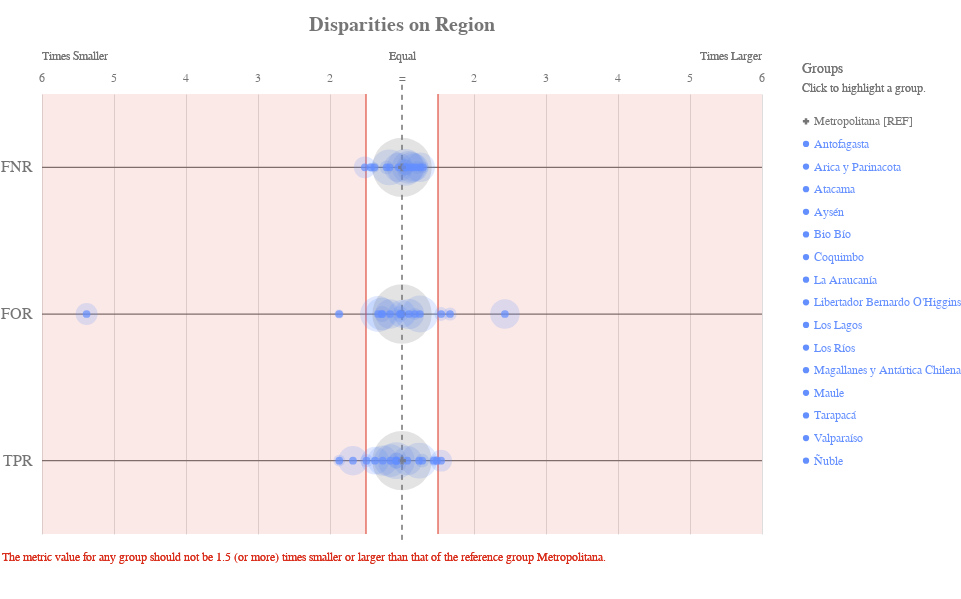

The code cell stored with this chart in its notebook:
### Code cell
ap.disparity(grupo_definido, metrics, 'Region', fairness_threshold = disparity_tolerance)

### Figure 1 — Vega-Lite specification as saved in the notebook (floating-point values rounded to 4 significant figures)
{"config": {"view": {"continuousWidth": 400, "continuousHeight": 300, "strokeWidth": 0}, "axisLeft": {"labelColor": "rgb(117,117,117)", "labelFont": "Arial", "labelFontSize": 16}, "title": {"align": "center", "baseline": "middle", "color": "rgb(117,117,117)", "font": "Arial", "fontSize": 20, "fontWeight": "bold"}}, "layer": [{"data": {"name": "data-9e81f56248ad8d508ddaff80d466902d"}, "mark": {"type": "rule", "stroke": "rgb(117,117,117)", "strokeWidth": 1.25, "tooltip": ""}, "encoding": {"x": {"type": "quantitative", "field": "x", "scale": {"domain": [-5, 5], "range": [40.0, 760.0]}}, "x2": {"field": "x2"}, "y": {"type": "nominal", "axis": {"domain": false, "labelAngle": 0, "labelPadding": -30, "orient": "left", "ticks": false, "title": ""}, "field": "metric", "scale": {"domain": ["FNR", "FOR", "TPR"], "range": [55.0, 495.0]}}}}, {"data": {"name": "data-79dd248bdaa0ea02c535240e8ad022c8"}, "mark": {"type": "rule", "stroke": "rgb(117,117,117)", "strokeDash": [5, 5], "strokeWidth": 1}, "encoding": {"tooltip": {"value": "Metropolitana [REF]"}, "x": {"value": 400.0}, "y": {"value": 45.83}, "y2": {"value": 504.2}}}, {"data": {"name": "data-2d710c249995d4113e43f1b0602e5d1e"}, "mark": {"type": "text", "align": "center", "color": "rgb(117,117,117)", "font": "Arial", "fontSize": 12, "fontWeight": "normal", "tooltip": ""}, "encoding": {"text": {"type": "nominal", "field": "label"}, "x": {"type": "quantitative", "field": "value", "scale": {"domain": [-5, 5], "range": [40.0, 760.0]}}, "y": {"value": 38.5}}}, {"layer": [{"mark": {"type": "text", "align": "left", "fill": "rgb(117,117,117)", "font": "Arial", "fontSize": 12, "fontWeight": "normal", "tooltip": ""}, "encoding": {"text": {"value": "Times Smaller"}, "x": {"value": 40.0}, "y": {"value": 16.5}}}, {"mark": {"type": "text", "align": "right", "fill": "rgb(117,117,117)", "font": "Arial", "fontSize": 12, "fontWeight": "normal", "tooltip": ""}, "encoding": {"text": {"value": "Times Larger"}, "x": {"value": 760.0}, "y": {"value": 16.5}}}, {"mark": {"type": "text", "align": "center", "fill": "rgb(117,117,117)", "font": "Arial", "fontSize": 12, "fontWeight": "normal", "tooltip": ""}, "encoding": {"text": {"value": "Equal"}, "x": {"value": 400.0}, "y": {"value": 16.5}}}], "data": {"name": "data-79dd248bdaa0ea02c535240e8ad022c8"}}, {"layer": [{"mark": {"type": "rule", "opacity": 0.8, "stroke": "rgb(217, 46, 28)", "strokeWidth": 1.25, "tooltip": ""}, "encoding": {"x": {"type": "quantitative", "field": "min", "scale": {"domain": [-5, 5], "range": [40.0, 760.0]}}, "y": {"value": 55.0}, "y2": {"value": 495.0}}}, {"mark": {"type": "rule", "opacity": 0.8, "stroke": "rgb(217, 46, 28)", "strokeWidth": 1.25, "tooltip": ""}, "encoding": {"x": {"type": "quantitative", "field": "max", "scale": {"domain": [-5, 5], "range": [40.0, 760.0]}}, "y": {"value": 55.0}, "y2": {"value": 495.0}}}, {"layer": [{"mark": {"type": "rect", "fill": "rgb(217, 46, 28)", "opacity": 0.1, "tooltip": ""}, "encoding": {"x": {"type": "quantitative", "field": "min", "scale": {"domain": [-5, 5], "range": [40.0, 760.0]}}, "x2": {"field": "lower_end"}, "y": {"value": 55.0}, "y2": {"value": 495.0}}}, {"mark": {"type": "rect", "fill": "rgb(217, 46, 28)", "opacity": 0.1, "tooltip": ""}, "encoding": {"x": {"type": "quantitative", "field": "max", "scale": {"domain": [-5, 5], "range": [40.0, 760.0]}}, "x2": {"field": "upper_end"}, "y": {"value": 55.0}, "y2": {"value": 495.0}}}]}, {"data": {"name": "data-79dd248bdaa0ea02c535240e8ad022c8"}, "mark": {"type": "text", "align": "left", "baseline": "top", "fill": "rgb(217, 46, 28)", "font": "Arial", "fontSize": 12, "fontWeight": "normal", "tooltip": ""}, "encoding": {"text": {"value": "The metric value for any group should not be 1.5 (or more) times smaller or larger than that of the reference group Metropolitana."}, "x": {"value": 0}, "y": {"value": 513.3}}}], "data": {"name": "data-01eb4216353c5243ec500e1fd3d7269e"}}, {"layer": [{"mark": "circle"}, {"data": {"name": "data-55147e6e1c03c7ab7950e55cea275185"}, "mark": {"type": "circle", "opacity": 0.2}, "encoding": {"color": {"condition": {"type": "nominal", "field": "attribute_value", "legend": null, "scale": {"domain": ["Metropolitana", "Antofagasta", "Arica y Parinacota", "Atacama", "Aysén", "Bio Bío", "Coquimbo", "La Araucanía", "Libertador Bernardo O'Higgins", "Los Lagos", "Los Ríos", "Magallanes y Antártica Chilena", "Maule", "Tarapacá", "Valparaíso", "Ñuble"], "range": ["rgb(117,117,117)", "rgb(100, 143, 255)", "rgb(100, 143, 255)", "rgb(100, 143, 255)", "rgb(100, 143, 255)", "rgb(100, 143, 255)", "rgb(100, 143, 255)", "rgb(100, 143, 255)", "rgb(100, 143, 255)", "rgb(100, 143, 255)", "rgb(100, 143, 255)", "rgb(100, 143, 255)", "rgb(100, 143, 255)", "rgb(100, 143, 255)", "rgb(100, 143, 255)", "rgb(100, 143, 255)"]}, "selection": "selector001"}, "value": "rgb(224,224,224)"}, "size": {"type": "quantitative", "field": "group_size", "legend": null, "scale": {"domain": [0, 4104.0], "range": [0, 4224.0]}}, "tooltip": [{"type": "nominal", "field": "attribute_value", "title": "Group"}, {"type": "nominal", "field": "tooltip_group_size", "title": "Group Size"}, {"type": "nominal", "field": "tooltip_disparity_explanation_fnr", "title": "Disparity"}, {"type": "quantitative", "field": "fnr", "format": ".2f", "title": "FNR"}], "x": {"type": "quantitative", "axis": {"domain": false, "labels": false, "ticks": false, "title": null, "values": [1, 2, 3, 4, 5, -5, -4, -3, -2, -1]}, "field": "fnr_disparity_scaled", "scale": {"domain": [-5, 5], "range": [40.0, 760.0]}}, "y": {"type": "nominal", "axis": {"domain": false, "grid": false, "labels": false, "ticks": false, "title": " "}, "field": "metric_variable", "scale": {"domain": ["FNR", "FOR", "TPR"], "range": [55.0, 495.0]}}}, "selection": {"selector003": {"type": "multi", "empty": "all", "fields": ["attribute_value"]}}, "transform": [{"calculate": "'FNR'", "as": "metric_variable"}]}, {"data": {"name": "data-55147e6e1c03c7ab7950e55cea275185"}, "mark": {"type": "circle", "opacity": 0.2}, "encoding": {"color": {"condition": {"type": "nominal", "field": "attribute_value", "legend": null, "scale": {"domain": ["Metropolitana", "Antofagasta", "Arica y Parinacota", "Atacama", "Aysén", "Bio Bío", "Coquimbo", "La Araucanía", "Libertador Bernardo O'Higgins", "Los Lagos", "Los Ríos", "Magallanes y Antártica Chilena", "Maule", "Tarapacá", "Valparaíso", "Ñuble"], "range": ["rgb(117,117,117)", "rgb(100, 143, 255)", "rgb(100, 143, 255)", "rgb(100, 143, 255)", "rgb(100, 143, 255)", "rgb(100, 143, 255)", "rgb(100, 143, 255)", "rgb(100, 143, 255)", "rgb(100, 143, 255)", "rgb(100, 143, 255)", "rgb(100, 143, 255)", "rgb(100, 143, 255)", "rgb(100, 143, 255)", "rgb(100, 143, 255)", "rgb(100, 143, 255)", "rgb(100, 143, 255)"]}, "selection": "selector001"}, "value": "rgb(224,224,224)"}, "size": {"type": "quantitative", "field": "group_size", "legend": null, "scale": {"domain": [0, 4104.0], "range": [0, 4224.0]}}, "tooltip": [{"type": "nominal", "field": "attribute_value", "title": "Group"}, {"type": "nominal", "field": "tooltip_group_size", "title": "Group Size"}, {"type": "nominal", "field": "tooltip_disparity_explanation_for", "title": "Disparity"}, {"type": "quantitative", "field": "for", "format": ".2f", "title": "FOR"}], "x": {"type": "quantitative", "axis": {"domain": false, "labels": false, "ticks": false, "title": null, "values": [1, 2, 3, 4, 5, -5, -4, -3, -2, -1]}, "field": "for_disparity_scaled", "scale": {"domain": [-5, 5], "range": [40.0, 760.0]}}, "y": {"type": "nominal", "axis": {"domain": false, "grid": false, "labels": false, "ticks": false, "title": " "}, "field": "metric_variable", "scale": {"domain": ["FNR", "FOR", "TPR"], "range": [55.0, 495.0]}}}, "selection": {"selector005": {"type": "multi", "empty": "all", "fields": ["attribute_value"]}}, "transform": [{"calculate": "'FOR'", "as": "metric_variable"}]}, {"data": {"name": "data-55147e6e1c03c7ab7950e55cea275185"}, "mark": {"type": "circle", "opacity": 0.2}, "encoding": {"color": {"condition": {"type": "nominal", "field": "attribute_value", "legend": null, "scale": {"domain": ["Metropolitana", "Antofagasta", "Arica y Parinacota", "Atacama", "Aysén", "Bio Bío", "Coquimbo", "La Araucanía", "Libertador Bernardo O'Higgins", "Los Lagos", "Los Ríos", "Magallanes y Antártica Chilena", "Maule", "Tarapacá", "Valparaíso", "Ñuble"], "range": ["rgb(117,117,117)", "rgb(100, 143, 255)", "rgb(100, 143, 255)", "rgb(100, 143, 255)", "rgb(100, 143, 255)", "rgb(100, 143, 255)", "rgb(100, 143, 255)", "rgb(100, 143, 255)", "rgb(100, 143, 255)", "rgb(100, 143, 255)", "rgb(100, 143, 255)", "rgb(100, 143, 255)", "rgb(100, 143, 255)", "rgb(100, 143, 255)", "rgb(100, 143, 255)", "rgb(100, 143, 255)"]}, "selection": "selector001"}, "value": "rgb(224,224,224)"}, "size": {"type": "quantitative", "field": "group_size", "legend": null, "scale": {"domain": [0, 4104.0], "range": [0, 4224.0]}}, "tooltip": [{"type": "nominal", "field": "attribute_value", "title": "Group"}, {"type": "nominal", "field": "tooltip_group_size", "title": "Group Size"}, {"type": "nominal", "field": "tooltip_disparity_explanation_tpr", "title": "Disparity"}, {"type": "quantitative", "field": "tpr", "format": ".2f", "title": "TPR"}], "x": {"type": "quantitative", "axis": {"domain": false, "labels": false, "ticks": false, "title": null, "values": [1, 2, 3, 4, 5, -5, -4, -3, -2, -1]}, "field": "tpr_disparity_scaled", "scale": {"domain": [-5, 5], "range": [40.0, 760.0]}}, "y": {"type": "nominal", "axis": {"domain": false, "grid": false, "labels": false, "ticks": false, "title": " "}, "field": "metric_variable", "scale": {"domain": ["FNR", "FOR", "TPR"], "range": [55.0, 495.0]}}}, "selection": {"selector007": {"type": "multi", "empty": "all", "fields": ["attribute_value"]}}, "transform": [{"calculate": "'TPR'", "as": "metric_variable"}]}, {"layer": [{"mark": "point"}, {"data": {"name": "data-55147e6e1c03c7ab7950e55cea275185"}, "mark": {"type": "point", "filled": true, "size": 60}, "encoding": {"color": {"condition": {"type": "nominal", "field": "attribute_value", "legend": null, "scale": {"domain": ["Metropolitana", "Antofagasta", "Arica y Parinacota", "Atacama", "Aysén", "Bio Bío", "Coquimbo", "La Araucanía", "Libertador Bernardo O'Higgins", "Los Lagos", "Los Ríos", "Magallanes y Antártica Chilena", "Maule", "Tarapacá", "Valparaíso", "Ñuble"], "range": ["rgb(117,117,117)", "rgb(100, 143, 255)", "rgb(100, 143, 255)", "rgb(100, 143, 255)", "rgb(100, 143, 255)", "rgb(100, 143, 255)", "rgb(100, 143, 255)", "rgb(100, 143, 255)", "rgb(100, 143, 255)", "rgb(100, 143, 255)", "rgb(100, 143, 255)", "rgb(100, 143, 255)", "rgb(100, 143, 255)", "rgb(100, 143, 255)", "rgb(100, 143, 255)", "rgb(100, 143, 255)"]}, "selection": "selector001"}, "value": "rgb(224,224,224)"}, "shape": {"type": "nominal", "field": "attribute_value", "legend": null, "scale": {"domain": ["Metropolitana", "Antofagasta", "Arica y Parinacota", "Atacama", "Aysén", "Bio Bío", "Coquimbo", "La Araucanía", "Libertador Bernardo O'Higgins", "Los Lagos", "Los Ríos", "Magallanes y Antártica Chilena", "Maule", "Tarapacá", "Valparaíso", "Ñuble"], "range": ["cross", "circle", "circle", "circle", "circle", "circle", "circle", "circle", "circle", "circle", "circle", "circle", "circle", "circle", "circle", "circle"]}}, "tooltip": [{"type": "nominal", "field": "attribute_value", "title": "Group"}, {"type": "nominal", "field": "tooltip_group_size", "title": "Group Size"}, {"type": "nominal", "field": "tooltip_disparity_explanation_fnr", "title": "Disparity"}, {"type": "quantitative", "field": "fnr", "format": ".2f", "title": "FNR"}], "x": {"type": "quantitative", "axis": {"domain": false, "labels": false, "ticks": false, "title": null, "values": [1, 2, 3, 4, 5, -5, -4, -3, -2, -1]}, "field": "fnr_disparity_scaled", "scale": {"domain": [-5, 5], "range": [40.0, 760.0]}}, "y": {"type": "nominal", "axis": {"domain": false, "grid": false, "labels": false, "ticks": false, "title": " "}, "field": "metric_variable", "scale": {"domain": ["FNR", "FOR", "TPR"], "range": [55.0, 495.0]}}}, "selection": {"selector002": {"type": "multi", "empty": "all", "fields": ["attribute_value"]}}, "transform": [{"calculate": "'FNR'", "as": "metric_variable"}]}, {"data": {"name": "data-55147e6e1c03c7ab7950e55cea275185"}, "mark": {"type": "point", "filled": true, "size": 60}, "encoding": {"color": {"condition": {"type": "nominal", "field": "attribute_value", "legend": null, "scale": {"domain": ["Metropolitana", "Antofagasta", "Arica y Parinacota", "Atacama", "Aysén", "Bio Bío", "Coquimbo", "La Araucanía", "Libertador Bernardo O'Higgins", "Los Lagos", "Los Ríos", "Magallanes y Antártica Chilena", "Maule", "Tarapacá", "Valparaíso", "Ñuble"], "range": ["rgb(117,117,117)", "rgb(100, 143, 255)", "rgb(100, 143, 255)", "rgb(100, 143, 255)", "rgb(100, 143, 255)", "rgb(100, 143, 255)", "rgb(100, 143, 255)", "rgb(100, 143, 255)", "rgb(100, 143, 255)", "rgb(100, 143, 255)", "rgb(100, 143, 255)", "rgb(100, 143, 255)", "rgb(100, 143, 255)", "rgb(100, 143, 255)", "rgb(100, 143, 255)", "rgb(100, 143, 255)"]}, "selection": "selector001"}, "value": "rgb(224,224,224)"}, "shape": {"type": "nominal", "field": "attribute_value", "legend": null, "scale": {"domain": ["Metropolitana", "Antofagasta", "Arica y Parinacota", "Atacama", "Aysén", "Bio Bío", "Coquimbo", "La Araucanía", "Libertador Bernardo O'Higgins", "Los Lagos", "Los Ríos", "Magallanes y Antártica Chilena", "Maule", "Tarapacá", "Valparaíso", "Ñuble"], "range": ["cross", "circle", "circle", "circle", "circle", "circle", "circle", "circle", "circle", "circle", "circle", "circle", "circle", "circle", "circle", "circle"]}}, "tooltip": [{"type": "nominal", "field": "attribute_value", "title": "Group"}, {"type": "nominal", "field": "tooltip_group_size", "title": "Group Size"}, {"type": "nominal", "field": "tooltip_disparity_explanation_for", "title": "Disparity"}, {"type": "quantitative", "field": "for", "format": ".2f", "title": "FOR"}], "x": {"type": "quantitative", "axis": {"domain": false, "labels": false, "ticks": false, "title": null, "values": [1, 2, 3, 4, 5, -5, -4, -3, -2, -1]}, "field": "for_disparity_scaled", "scale": {"domain": [-5, 5], "range": [40.0, 760.0]}}, "y": {"type": "nominal", "axis": {"domain": false, "grid": false, "labels": false, "ticks": false, "title": " "}, "field": "metric_variable", "scale": {"domain": ["FNR", "FOR", "TPR"], "range": [55.0, 495.0]}}}, "selection": {"selector004": {"type": "multi", "empty": "all", "fields": ["attribute_value"]}}, "transform": [{"calculate": "'FOR'", "as": "metric_variable"}]}, {"data": {"name": "data-55147e6e1c03c7ab7950e55cea275185"}, "mark": {"type": "point", "filled": true, "size": 60}, "encoding": {"color": {"condition": {"type": "nominal", "field": "attribute_value", "legend": null, "scale": {"domain": ["Metropolitana", "Antofagasta", "Arica y Parinacota", "Atacama", "Aysén", "Bio Bío", "Coquimbo", "La Araucanía", "Libertador Bernardo O'Higgins", "Los Lagos", "Los Ríos", "Magallanes y Antártica Chilena", "Maule", "Tarapacá", "Valparaíso", "Ñuble"], "range": ["rgb(117,117,117)", "rgb(100, 143, 255)", "rgb(100, 143, 255)", "rgb(100, 143, 255)", "rgb(100, 143, 255)", "rgb(100, 143, 255)", "rgb(100, 143, 255)", "rgb(100, 143, 255)", "rgb(100, 143, 255)", "rgb(100, 143, 255)", "rgb(100, 143, 255)", "rgb(100, 143, 255)", "rgb(100, 143, 255)", "rgb(100, 143, 255)", "rgb(100, 143, 255)", "rgb(100, 143, 255)"]}, "selection": "selector001"}, "value": "rgb(224,224,224)"}, "shape": {"type": "nominal", "field": "attribute_value", "legend": null, "scale": {"domain": ["Metropolitana", "Antofagasta", "Arica y Parinacota", "Atacama", "Aysén", "Bio Bío", "Coquimbo", "La Araucanía", "Libertador Bernardo O'Higgins", "Los Lagos", "Los Ríos", "Magallanes y Antártica Chilena", "Maule", "Tarapacá", "Valparaíso", "Ñuble"], "range": ["cross", "circle", "circle", "circle", "circle", "circle", "circle", "circle", "circle", "circle", "circle", "circle", "circle", "circle", "circle", "circle"]}}, "tooltip": [{"type": "nominal", "field": "attribute_value", "title": "Group"}, {"type": "nominal", "field": "tooltip_group_size", "title": "Group Size"}, {"type": "nominal", "field": "tooltip_disparity_explanation_tpr", "title": "Disparity"}, {"type": "quantitative", "field": "tpr", "format": ".2f", "title": "TPR"}], "x": {"type": "quantitative", "axis": {"domain": false, "labels": false, "ticks": false, "title": null, "values": [1, 2, 3, 4, 5, -5, -4, -3, -2, -1]}, "field": "tpr_disparity_scaled", "scale": {"domain": [-5, 5], "range": [40.0, 760.0]}}, "y": {"type": "nominal", "axis": {"domain": false, "grid": false, "labels": false, "ticks": false, "title": " "}, "field": "metric_variable", "scale": {"domain": ["FNR", "FOR", "TPR"], "range": [55.0, 495.0]}}}, "selection": {"selector006": {"type": "multi", "empty": "all", "fields": ["attribute_value"]}}, "transform": [{"calculate": "'TPR'", "as": "metric_variable"}]}]}]}, {"layer": [{"mark": {"type": "point", "filled": true, "opacity": 1, "size": 39.48}, "encoding": {"color": {"condition": {"type": "nominal", "field": "attribute_value", "legend": null, "scale": {"domain": ["Metropolitana", "Antofagasta", "Arica y Parinacota", "Atacama", "Aysén", "Bio Bío", "Coquimbo", "La Araucanía", "Libertador Bernardo O'Higgins", "Los Lagos", "Los Ríos", "Magallanes y Antártica Chilena", "Maule", "Tarapacá", "Valparaíso", "Ñuble"], "range": ["rgb(117,117,117)", "rgb(100, 143, 255)", "rgb(100, 143, 255)", "rgb(100, 143, 255)", "rgb(100, 143, 255)", "rgb(100, 143, 255)", "rgb(100, 143, 255)", "rgb(100, 143, 255)", "rgb(100, 143, 255)", "rgb(100, 143, 255)", "rgb(100, 143, 255)", "rgb(100, 143, 255)", "rgb(100, 143, 255)", "rgb(100, 143, 255)", "rgb(100, 143, 255)", "rgb(100, 143, 255)"]}, "selection": "selector001"}, "value": "rgb(224,224,224)"}, "shape": {"type": "nominal", "field": "attribute_value", "legend": null, "scale": {"domain": ["Metropolitana", "Antofagasta", "Arica y Parinacota", "Atacama", "Aysén", "Bio Bío", "Coquimbo", "La Araucanía", "Libertador Bernardo O'Higgins", "Los Lagos", "Los Ríos", "Magallanes y Antártica Chilena", "Maule", "Tarapacá", "Valparaíso", "Ñuble"], "range": ["cross", "circle", "circle", "circle", "circle", "circle", "circle", "circle", "circle", "circle", "circle", "circle", "circle", "circle", "circle", "circle"]}}, "x": {"value": 804}, "y": {"type": "nominal", "axis": {"domain": false, "grid": false, "labels": false, "ticks": false, "title": " "}, "field": "attribute_value", "scale": {"domain": ["Metropolitana", "Antofagasta", "Arica y Parinacota", "Atacama", "Aysén", "Bio Bío", "Coquimbo", "La Araucanía", "Libertador Bernardo O'Higgins", "Los Lagos", "Los Ríos", "Magallanes y Antártica Chilena", "Maule", "Tarapacá", "Valparaíso", "Ñuble"], "range": [71, 433]}}}, "selection": {"selector001": {"type": "multi", "empty": "all", "fields": ["attribute_value"]}}}, {"mark": {"type": "text", "align": "left", "baseline": "middle", "font": "Arial", "fontSize": 12, "fontWeight": "normal"}, "encoding": {"color": {"condition": {"type": "nominal", "field": "attribute_value", "legend": null, "scale": {"domain": ["Metropolitana", "Antofagasta", "Arica y Parinacota", "Atacama", "Aysén", "Bio Bío", "Coquimbo", "La Araucanía", "Libertador Bernardo O'Higgins", "Los Lagos", "Los Ríos", "Magallanes y Antártica Chilena", "Maule", "Tarapacá", "Valparaíso", "Ñuble"], "range": ["rgb(117,117,117)", "rgb(100, 143, 255)", "rgb(100, 143, 255)", "rgb(100, 143, 255)", "rgb(100, 143, 255)", "rgb(100, 143, 255)", "rgb(100, 143, 255)", "rgb(100, 143, 255)", "rgb(100, 143, 255)", "rgb(100, 143, 255)", "rgb(100, 143, 255)", "rgb(100, 143, 255)", "rgb(100, 143, 255)", "rgb(100, 143, 255)", "rgb(100, 143, 255)", "rgb(100, 143, 255)"]}, "selection": "selector001"}, "value": "rgb(224,224,224)"}, "text": {"type": "nominal", "field": "label"}, "x": {"value": 812}, "y": {"type": "nominal", "axis": {"domain": false, "grid": false, "labels": false, "ticks": false, "title": " "}, "field": "attribute_value", "scale": {"domain": ["Metropolitana", "Antofagasta", "Arica y Parinacota", "Atacama", "Aysén", "Bio Bío", "Coquimbo", "La Araucanía", "Libertador Bernardo O'Higgins", "Los Lagos", "Los Ríos", "Magallanes y Antártica Chilena", "Maule", "Tarapacá", "Valparaíso", "Ñuble"], "range": [71, 433]}}}, "selection": {"selector008": {"type": "multi", "empty": "all", "fields": ["attribute_value"]}}}, {"data": {"name": "data-79dd248bdaa0ea02c535240e8ad022c8"}, "mark": {"type": "text", "align": "left", "baseline": "middle", "color": "rgb(117,117,117)", "font": "Arial", "fontSize": 12, "fontWeight": "normal"}, "encoding": {"text": {"value": "Click to highlight a group."}, "x": {"value": 800}, "y": {"value": 49}}}, {"data": {"name": "data-79dd248bdaa0ea02c535240e8ad022c8"}, "mark": {"type": "text", "align": "left", "baseline": "middle", "color": "rgb(117,117,117)", "font": "Arial", "fontSize": 14, "fontWeight": "normal"}, "encoding": {"text": {"value": "Groups"}, "x": {"value": 800}, "y": {"value": 30}}}], "data": {"name": "data-7ebefffb3323e64a7ab0617c614ff136"}}], "height": 550, "padding": {"top": 15, "bottom": 10}, "resolve": {"scale": {"size": "independent", "y": "independent"}}, "title": "Disparities on Region", "width": 800, "$schema": "https://vega.github.io/schema/vega-lite/v4.8.1.json", "datasets": {"data-9e81f56248ad8d508ddaff80d466902d": [{"metric": "FNR", "x": -5, "x2": 5}, {"metric": "FOR", "x": -5, "x2": 5}, {"metric": "TPR", "x": -5, "x2": 5}], "data-79dd248bdaa0ea02c535240e8ad022c8": [{"a": 1, "b": 0}, {"a": 1, "b": 0}], "data-2d710c249995d4113e43f1b0602e5d1e": [{"value": 1, "label": 2}, {"value": 2, "label": 3}, {"value": 3, "label": 4}, {"value": 4, "label": 5}, {"value": 5, "label": 6}, {"value": -5, "label": 6}, {"value": -4, "label": 5}, {"value": -3, "label": 4}, {"value": -2, "label": 3}, {"value": -1, "label": 2}, {"value": 0, "label": "="}], "data-01eb4216353c5243ec500e1fd3d7269e": [{"min": -0.5, "max": 0.5, "lower_end": -5, "upper_end": 5}], "data-55147e6e1c03c7ab7950e55cea275185": [{"attribute_name": "Region", "attribute_value": "Antofagasta", "group_size": 184, "total_entities": 11987, "fnr": 0.5062, "for": 0.3154, "tpr": 0.4938, "fnr_disparity": 0.8235, "for_disparity": 1.544, "tpr_disparity": 1.282, "fnr_disparity_scaled": -0.2143, "for_disparity_scaled": 0.5435, "tpr_disparity_scaled": 0.2816, "tooltip_group_size": "184 (1.53%)", "tooltip_disparity_explanation_fnr": "1.21 times smaller FNR than the reference group", "tooltip_disparity_explanation_for": "1.54 times larger FOR than the reference group", "tooltip_disparity_explanation_tpr": "1.28 times larger TPR than the reference group"}, {"attribute_name": "Region", "attribute_value": "Arica y Parinacota", "group_size": 168, "total_entities": 11987, "fnr": 0.7419, "for": 0.3407, "tpr": 0.2581, "fnr_disparity": 1.207, "for_disparity": 1.668, "tpr_disparity": 0.6697, "fnr_disparity_scaled": 0.207, "for_disparity_scaled": 0.6676, "tpr_disparity_scaled": -0.4932, "tooltip_group_size": "168 (1.40%)", "tooltip_disparity_explanation_fnr": "1.21 times larger FNR than the reference group", "tooltip_disparity_explanation_for": "1.67 times larger FOR than the reference group", "tooltip_disparity_explanation_tpr": "1.49 times smaller TPR than the reference group"}, {"attribute_name": "Region", "attribute_value": "Atacama", "group_size": 465, "total_entities": 11987, "fnr": 0.4054, "for": 0.03797, "tpr": 0.5946, "fnr_disparity": 0.6596, "for_disparity": 0.1859, "tpr_disparity": 1.543, "fnr_disparity_scaled": -0.5162, "for_disparity_scaled": -4.381, "tpr_disparity_scaled": 0.5431, "tooltip_group_size": "465 (3.88%)", "tooltip_disparity_explanation_fnr": "1.52 times smaller FNR than the reference group", "tooltip_disparity_explanation_for": "5.38 times smaller FOR than the reference group", "tooltip_disparity_explanation_tpr": "1.54 times larger TPR than the reference group"}, {"attribute_name": "Region", "attribute_value": "Aysén", "group_size": 103, "total_entities": 11987, "fnr": 0.4444, "for": 0.2, "tpr": 0.5556, "fnr_disparity": 0.7231, "for_disparity": 0.9788, "tpr_disparity": 1.442, "fnr_disparity_scaled": -0.383, "for_disparity_scaled": -0.02163, "tpr_disparity_scaled": 0.4418, "tooltip_group_size": "103 (0.86%)", "tooltip_disparity_explanation_fnr": "1.38 times smaller FNR than the reference group", "tooltip_disparity_explanation_for": "1.02 times smaller FOR than the reference group", "tooltip_disparity_explanation_tpr": "1.44 times larger TPR than the reference group"}, {"attribute_name": "Region", "attribute_value": "Bio Bío", "group_size": 1252, "total_entities": 11987, "fnr": 0.5232, "for": 0.1535, "tpr": 0.4768, "fnr_disparity": 0.8512, "for_disparity": 0.7515, "tpr_disparity": 1.237, "fnr_disparity_scaled": -0.1749, "for_disparity_scaled": -0.3307, "tpr_disparity_scaled": 0.2374, "tooltip_group_size": "1,252 (10.44%)", "tooltip_disparity_explanation_fnr": "1.17 times smaller FNR than the reference group", "tooltip_disparity_explanation_for": "1.33 times smaller FOR than the reference group", "tooltip_disparity_explanation_tpr": "1.24 times larger TPR than the reference group"}, {"attribute_name": "Region", "attribute_value": "Coquimbo", "group_size": 839, "total_entities": 11987, "fnr": 0.5864, "for": 0.175, "tpr": 0.4136, "fnr_disparity": 0.954, "for_disparity": 0.8565, "tpr_disparity": 1.073, "fnr_disparity_scaled": -0.04823, "for_disparity_scaled": -0.1676, "tpr_disparity_scaled": 0.0734, "tooltip_group_size": "839 (7.00%)", "tooltip_disparity_explanation_fnr": "1.05 times smaller FNR than the reference group", "tooltip_disparity_explanation_for": "1.17 times smaller FOR than the reference group", "tooltip_disparity_explanation_tpr": "1.07 times larger TPR than the reference group"}, {"attribute_name": "Region", "attribute_value": "La Araucanía", "group_size": 1324, "total_entities": 11987, "fnr": 0.6429, "for": 0.2549, "tpr": 0.3571, "fnr_disparity": 1.046, "for_disparity": 1.247, "tpr_disparity": 0.9268, "fnr_disparity_scaled": 0.04586, "for_disparity_scaled": 0.2474, "tpr_disparity_scaled": -0.07893, "tooltip_group_size": "1,324 (11.05%)", "tooltip_disparity_explanation_fnr": "1.05 times larger FNR than the reference group", "tooltip_disparity_explanation_for": "1.25 times larger FOR than the reference group", "tooltip_disparity_explanation_tpr": "1.08 times smaller TPR than the reference group"}, {"attribute_name": "Region", "attribute_value": "Libertador Bernardo O'Higgins", "group_size": 1034, "total_entities": 11987, "fnr": 0.6682, "for": 0.1592, "tpr": 0.3318, "fnr_disparity": 1.087, "for_disparity": 0.7794, "tpr_disparity": 0.861, "fnr_disparity_scaled": 0.08713, "for_disparity_scaled": -0.2831, "tpr_disparity_scaled": -0.1614, "tooltip_group_size": "1,034 (8.63%)", "tooltip_disparity_explanation_fnr": "1.09 times larger FNR than the reference group", "tooltip_disparity_explanation_for": "1.28 times smaller FOR than the reference group", "tooltip_disparity_explanation_tpr": "1.16 times smaller TPR than the reference group"}, {"attribute_name": "Region", "attribute_value": "Los Lagos", "group_size": 842, "total_entities": 11987, "fnr": 0.7708, "for": 0.4964, "tpr": 0.2292, "fnr_disparity": 1.254, "for_disparity": 2.429, "tpr_disparity": 0.5948, "fnr_disparity_scaled": 0.254, "for_disparity_scaled": 1.429, "tpr_disparity_scaled": -0.6811, "tooltip_group_size": "842 (7.02%)", "tooltip_disparity_explanation_fnr": "1.25 times larger FNR than the reference group", "tooltip_disparity_explanation_for": "2.43 times larger FOR than the reference group", "tooltip_disparity_explanation_tpr": "1.68 times smaller TPR than the reference group"}, {"attribute_name": "Region", "attribute_value": "Los Ríos", "group_size": 252, "total_entities": 11987, "fnr": 0.6415, "for": 0.1604, "tpr": 0.3585, "fnr_disparity": 1.044, "for_disparity": 0.7849, "tpr_disparity": 0.9303, "fnr_disparity_scaled": 0.04367, "for_disparity_scaled": -0.274, "tpr_disparity_scaled": -0.07487, "tooltip_group_size": "252 (2.10%)", "tooltip_disparity_explanation_fnr": "1.04 times larger FNR than the reference group", "tooltip_disparity_explanation_for": "1.27 times smaller FOR than the reference group", "tooltip_disparity_explanation_tpr": "1.07 times smaller TPR than the reference group"}, {"attribute_name": "Region", "attribute_value": "Magallanes y Antártica Chilena", "group_size": 136, "total_entities": 11987, "fnr": 0.7941, "for": 0.2411, "tpr": 0.2059, "fnr_disparity": 1.292, "for_disparity": 1.18, "tpr_disparity": 0.5343, "fnr_disparity_scaled": 0.2919, "for_disparity_scaled": 0.1798, "tpr_disparity_scaled": -0.8716, "tooltip_group_size": "136 (1.13%)", "tooltip_disparity_explanation_fnr": "1.29 times larger FNR than the reference group", "tooltip_disparity_explanation_for": "1.18 times larger FOR than the reference group", "tooltip_disparity_explanation_tpr": "1.87 times smaller TPR than the reference group"}, {"attribute_name": "Region", "attribute_value": "Maule", "group_size": 880, "total_entities": 11987, "fnr": 0.6961, "for": 0.2243, "tpr": 0.3039, "fnr_disparity": 1.132, "for_disparity": 1.098, "tpr_disparity": 0.7887, "fnr_disparity_scaled": 0.1324, "for_disparity_scaled": 0.09789, "tpr_disparity_scaled": -0.2679, "tooltip_group_size": "880 (7.34%)", "tooltip_disparity_explanation_fnr": "1.13 times larger FNR than the reference group", "tooltip_disparity_explanation_for": "1.10 times larger FOR than the reference group", "tooltip_disparity_explanation_tpr": "1.27 times smaller TPR than the reference group"}, {"attribute_name": "Region", "attribute_value": "Metropolitana", "group_size": 3420, "total_entities": 11987, "fnr": 0.6147, "for": 0.2043, "tpr": 0.3853, "fnr_disparity": 1.0, "for_disparity": 1.0, "tpr_disparity": 1.0, "fnr_disparity_scaled": 0.0, "for_disparity_scaled": 0.0, "tpr_disparity_scaled": 0.0, "tooltip_group_size": "3,420 (28.53%)", "tooltip_disparity_explanation_fnr": "Reference group", "tooltip_disparity_explanation_for": "Reference group", "tooltip_disparity_explanation_tpr": "Reference group"}, {"attribute_name": "Region", "attribute_value": "Tarapacá", "group_size": 81, "total_entities": 11987, "fnr": 0.4286, "for": 0.1091, "tpr": 0.5714, "fnr_disparity": 0.6972, "for_disparity": 0.5339, "tpr_disparity": 1.483, "fnr_disparity_scaled": -0.4342, "for_disparity_scaled": -0.873, "tpr_disparity_scaled": 0.483, "tooltip_group_size": "81 (0.68%)", "tooltip_disparity_explanation_fnr": "1.43 times smaller FNR than the reference group", "tooltip_disparity_explanation_for": "1.87 times smaller FOR than the reference group", "tooltip_disparity_explanation_tpr": "1.48 times larger TPR than the reference group"}, {"attribute_name": "Region", "attribute_value": "Valparaíso", "group_size": 756, "total_entities": 11987, "fnr": 0.7198, "for": 0.204, "tpr": 0.2802, "fnr_disparity": 1.171, "for_disparity": 0.9986, "tpr_disparity": 0.7272, "fnr_disparity_scaled": 0.171, "for_disparity_scaled": -0.001358, "tpr_disparity_scaled": -0.3751, "tooltip_group_size": "756 (6.31%)", "tooltip_disparity_explanation_fnr": "1.17 times larger FNR than the reference group", "tooltip_disparity_explanation_for": "1.00 times smaller FOR than the reference group", "tooltip_disparity_explanation_tpr": "1.38 times smaller TPR than the reference group"}, {"attribute_name": "Region", "attribute_value": "Ñuble", "group_size": 251, "total_entities": 11987, "fnr": 0.6429, "for": 0.1989, "tpr": 0.3571, "fnr_disparity": 1.046, "for_disparity": 0.9734, "tpr_disparity": 0.9268, "fnr_disparity_scaled": 0.04586, "for_disparity_scaled": -0.02731, "tpr_disparity_scaled": -0.07893, "tooltip_group_size": "251 (2.09%)", "tooltip_disparity_explanation_fnr": "1.05 times larger FNR than the reference group", "tooltip_disparity_explanation_for": "1.03 times smaller FOR than the reference group", "tooltip_disparity_explanation_tpr": "1.08 times smaller TPR than the reference group"}], "data-7ebefffb3323e64a7ab0617c614ff136": [{"attribute_value": "Metropolitana", "label": "Metropolitana [REF]"}, {"attribute_value": "Antofagasta", "label": "Antofagasta"}, {"attribute_value": "Arica y Parinacota", "label": "Arica y Parinacota"}, {"attribute_value": "Atacama", "label": "Atacama"}, {"attribute_value": "Aysén", "label": "Aysén"}, {"attribute_value": "Bio Bío", "label": "Bio Bío"}, {"attribute_value": "Coquimbo", "label": "Coquimbo"}, {"attribute_value": "La Araucanía", "label": "La Araucanía"}, {"attribute_value": "Libertador Bernardo O'Higgins", "label": "Libertador Bernardo O'Higgins"}, {"attribute_value": "Los Lagos", "label": "Los Lagos"}, {"attribute_value": "Los Ríos", "label": "Los Ríos"}, {"attribute_value": "Magallanes y Antártica Chilena", "label": "Magallanes y Antártica Chilena"}, {"attribute_value": "Maule", "label": "Maule"}, {"attribute_value": "Tarapacá", "label": "Tarapacá"}, {"attribute_value": "Valparaíso", "label": "Valparaíso"}, {"attribute_value": "Ñuble", "label": "Ñuble"}]}}
